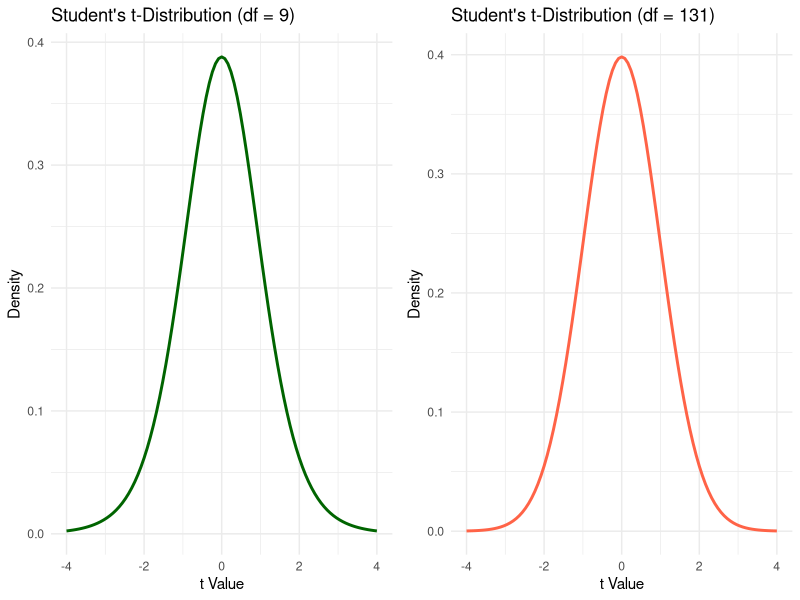
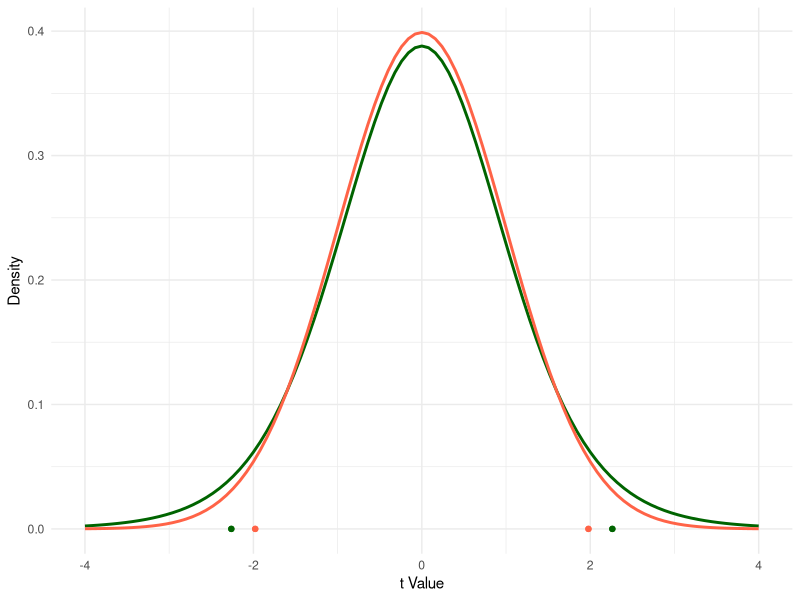

Write the R code that produced these figures, in order.
## ---- chunk 1
library(ggpubr)
## ---- chunk 2
ggarrange(
  ggplot(data.frame(x = c(-4, 4)), aes(x = x)) +
    stat_function(fun = dt, args = list(df = 9), color = "darkgreen", size = 1) +
    labs(title = "Student's t-Distribution (df = 9)",
         x = "t Value",
         y = "Density") +
    theme_minimal(),
  ggplot(data.frame(x = c(-4, 4)), aes(x = x)) +
    stat_function(fun = dt, args = list(df = 131), color = "tomato", size = 1) +
    labs(title = "Student's t-Distribution (df = 131)",
         x = "t Value",
         y = "Density") +
    theme_minimal(),
  ncol =2)
## ---- chunk 3
 ggplot(data.frame(x = c(-4, 4)), aes(x = x)) +
    stat_function(fun = dt, args = list(df = 9), color = "darkgreen", size = 1) +
    stat_function(fun = dt, args = list(df = 10000031), color = "tomato", size = 1) +
  geom_point(aes(x = qt(0.025, df = 9), y =0 ), color = "darkgreen")+
  geom_point(aes(x = qt(0.025, df = 131), y =0 ), color = "tomato")+
  geom_point(aes(x = qt(0.975, df = 9), y =0 ), color = "darkgreen")+
  geom_point(aes(x = qt(0.975, df = 131), y =0 ), color = "tomato")+
    labs(x = "t Value",
         y = "Density") +
    theme_minimal()
